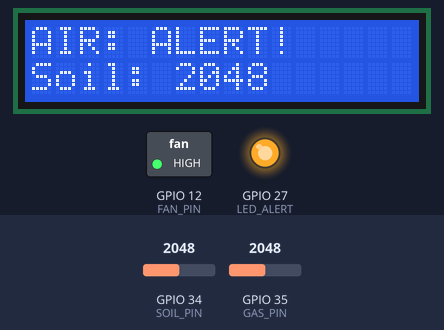
The sketch below on a simulated ESP32. On the bench: 16×2 character LCD, switched loads named in the sketch (green lamp = pin HIGH), output pins drawn as LEDs (lit = HIGH). Inputs (shaded band) come from the test bench; at power-on: GPIO 35 (GAS_PIN) = 2048, GPIO 34 (SOIL_PIN) = 2048. WiFi joins after 1.5 s; servers stay silent unless stated; storage starts empty; no MQTT or app messages arrive unless stated.

Above: at 2.7 s.
2.8 s: GPIO 35 (GAS_PIN) set to 864
5.5 s: GPIO 35 (GAS_PIN) set to 773
At 6.7 s:
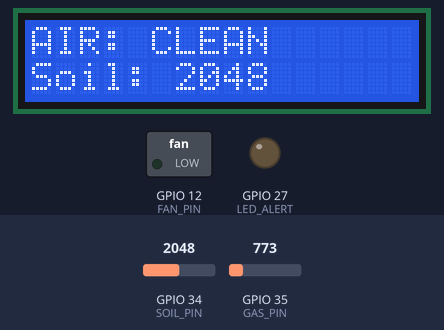
8.2 s: GPIO 34 (SOIL_PIN) set to 2866
At 11.0 s:
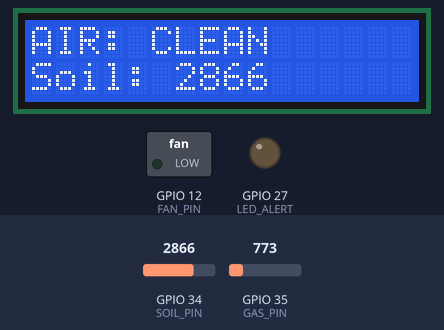
11.3 s: GPIO 34 (SOIL_PIN) set to 3603
At 12.7 s:
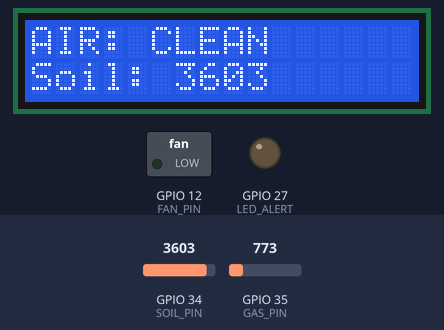
14.0 s: GPIO 35 (GAS_PIN) set to 840
At 17.0 s:
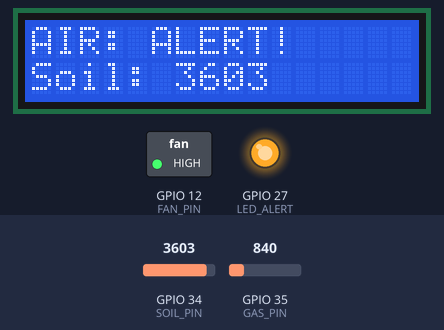
17.4 s: GPIO 35 (GAS_PIN) set to 760
At 18.6 s:
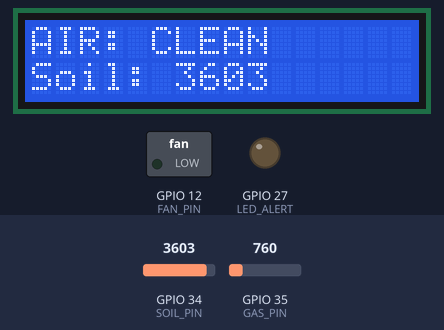
Timing chart, 0 to 20.4 s (numbered marks = the images above; inputs shaded):
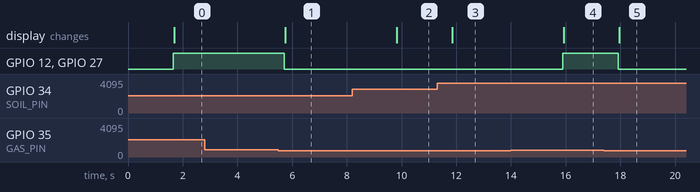

The sketch:

Smart_Green_Wall.ino
```cpp
/*
 * Project: IoT Smart Green Wall Controller
 * Organization: Paveway Group Cameroon
 * Description: Automated ventilation and moisture monitoring using
 * MQTT for real-time telemetry and SD card for local logging.
 */

#include <WiFi.h>
#include <PubSubClient.h>
#include <SPI.h>
#include <SD.h>
#include <LiquidCrystal_I2C.h>

// --- Pin Mapping ---
#define SOIL_PIN 34 // Analog pin for Soil Moisture
#define GAS_PIN  35 // Analog pin for MQ-135 Gas Sensor
#define FAN_PIN  12 // Digital pin for Fan Control(via Transistor/Relay)
#define SD_CS       5    // Chip Select for SD Card
#define LED_ALERT   27

// --- Thresholds ---
const int DRY_SOIL = 1500; // Threshold for low moisture (ADC value)
const int GAS_LIMIT = 800; // Threshold for air quality alert

// --- Objects ---
WiFiClient espClient;
PubSubClient client(espClient);
LiquidCrystal_I2C lcd(0x27, 16, 2);

void setup() {
  Serial.begin(115200);

  // Initialize Pins
  pinMode(FAN_PIN, OUTPUT);
  pinMode(LED_ALERT, OUTPUT);

  // Initialize LCD
  lcd.init();
  lcd.backlight();
  lcd.print("Paveway IoT...");

  // Initialize SD Card
  if(!SD.begin(SD_CS)) {
    Serial.println("SD Card Failed!");
  }

  // WiFi Setup
  WiFi.begin("Paveway_AP", "Admin123");
  while (WiFi.status() != WL_CONNECTED) { delay(500); }

  client.setServer("192.168.1.100", 1883);
}

void loop() {
  if (!client.connected()) reconnect();
  client.loop();

  // 1. Read Sensors
  int moisture = analogRead(SOIL_PIN);
  int gasLevel = analogRead(GAS_PIN);

  // 2. Logic: Air Quality Control
  if (gasLevel > GAS_LIMIT) {
    digitalWrite(FAN_PIN, HIGH);  // Activate Fan
    digitalWrite(LED_ALERT, HIGH);
    lcd.setCursor(0,0);
    lcd.print("AIR: ALERT!   ");
  } else {
    digitalWrite(FAN_PIN, LOW);   // Deactivate Fan
    digitalWrite(LED_ALERT, LOW);
    lcd.setCursor(0,0);
    lcd.print("AIR: CLEAN    ");
  }

  // 3. Logic: Moisture Monitoring
  lcd.setCursor(0,1);
  lcd.print("Soil: ");
  lcd.print(moisture);

  // 4. Data Persistence (SD Card Logging)
  File dataFile = SD.open("/logs.csv", FILE_APPEND);
  if (dataFile) {
    dataFile.printf("%d,%d\n", moisture, gasLevel);
    dataFile.close();
  }

  // 5. MQTT Telemetry
  String payload = "{\"moist\":" + String(moisture) + ",\"gas\":" + String(gasLevel) + "}";
  client.publish("paveway/greenwall/telemetry", payload.c_str());

  delay(2000); // 2-second polling interval
}

void reconnect() {
  while (!client.connected()) {
    if (client.connect("GreenWallNode")) {
      client.subscribe("paveway/greenwall/cmd");
    } else {
      delay(5000);
    }
  }
}
```

Measured:
- the behaviour switches between 801 and 800 on GPIO 35 (GAS_PIN) (found by bisection; images 0 and 1)
- after the input at 2.8 s, every drawn part: stays the same
- after the input at 5.5 s, GPIO 12 (FAN_PIN), GPIO 27 (LED_ALERT): HIGH → LOW after 0.22 s; the display: changes after 0.25 s (image 1)
- after the input at 8.2 s, the display: changes after 1.6 s (image 2)
- after the input at 11.3 s, the display: changes after 0.56 s (image 3)
- after the input at 14.0 s, GPIO 12 (FAN_PIN), GPIO 27 (LED_ALERT): LOW → HIGH after 1.9 s; the display: changes after 1.9 s (image 4)
- after the input at 17.4 s, GPIO 12 (FAN_PIN), GPIO 27 (LED_ALERT): HIGH → LOW after 0.52 s; the display: changes after 0.56 s (image 5)
